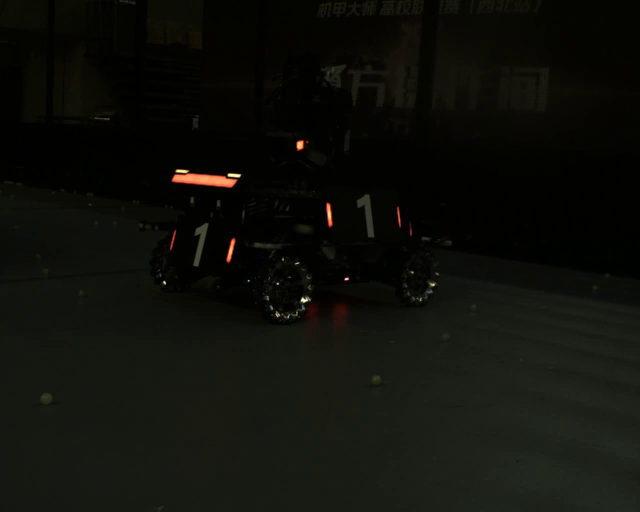
#> input picture asserts/example.png, 1280 x 1024 px, found by its file name (shown at 1/2 size)
$ python problem1.py
#> lines starting #> are read from the running program, lines starting #| are printed output that depends on the picture; after the words box and inside, x2 and y2 are one past the last pixel; in counts of white or black regions, pixels touching at a corner belong together
import cv2
import numpy as np

img_first = cv2.imread(r"/RM/asserts/example.png")
#> img_first is the input picture: shape (1024, 1280, 3); mean B, G, R 10, 15.5, 14.8
#图片去噪
#中值滤波
img_denoise1 = cv2.medianBlur(img_first,3)
#非局部均值去噪 (Non-Local Means, NLM)src: 输入图, h: 过滤强度(通常10), hColor: 颜色分量强度(通常10), templateWindowSize: 奇数(7), searchWindowSize: 奇数(21)
img_denoise2=cv2.fastNlMeansDenoisingColored(img_denoise1,None, 10, 10, 7, 21)
# #双边滤波(Bilateral Filtering)d: 直径, sigmaColor: 颜色差异阈值, sigmaSpace: 空间距离阈值
img_denoise3=cv2.bilateralFilter(img_denoise2, 9, 75, 75)
# cv2.imwrite("denoise_result.png",img_denoise3)
# cv2.imshow("denoise_result",img_denoise3)
#HSV检测
hsv = cv2.cvtColor(img_denoise2, cv2.COLOR_BGR2HSV)
#> hsv: shape (1024, 1280, 3); mean H, S, V 36.4, 151.2, 15.6
lower_red = np.array([0,137,80])    # HSV 下限
upper_red = np.array([100, 225, 255])  # HSV 上限
mask = cv2.inRange(hsv, lower_red, upper_red)
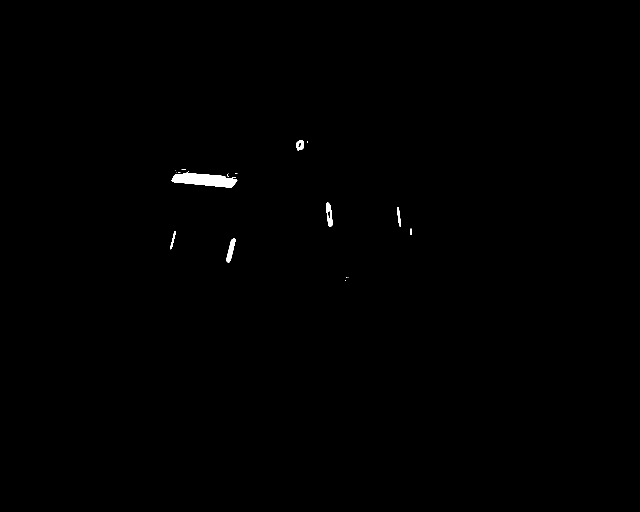
#> mask: shape (1024, 1280) (shown at 1/2 size); 0.29% white; 18 white regions (11 under 20 px), largest, box (x1, y1, x2, y2) and area: (343, 342, 475, 375) 2452, (453, 476, 471, 526) 416, (653, 405, 665, 454) 355
img_hsv = cv2.bitwise_and(img_denoise2, img_denoise2, mask=mask)
# cv2.imshow("HSV_result",img_hsv)
#图形检测
imgContour = img_hsv.copy()
def getContours(img):
    contours, hierarchy = cv2.findContours(img, cv2.RETR_EXTERNAL, cv2.CHAIN_APPROX_NONE)
    for cnt in contours:
        # 找面积
        area = cv2.contourArea(cnt)
        if area > 400:
        # 找周长
           perimeter = cv2.arcLength(cnt, True)
        #确定近似轮廓
           approx = cv2.approxPolyDP(cnt, 0.03* perimeter, True)
           if len(approx)==4:
               points = approx.reshape(4, 2)
               cv2.polylines(imgContour, [points], True, (0, 255, 0), 2)
               for pt in points:
                   cv2.circle(imgContour, (pt[0], pt[1]), 4, (0, 0, 255), -1)

imgGray = cv2.cvtColor(img_hsv, cv2.COLOR_BGR2GRAY)
_, imgThresh = cv2.threshold(imgGray, 150, 255, cv2.THRESH_BINARY)
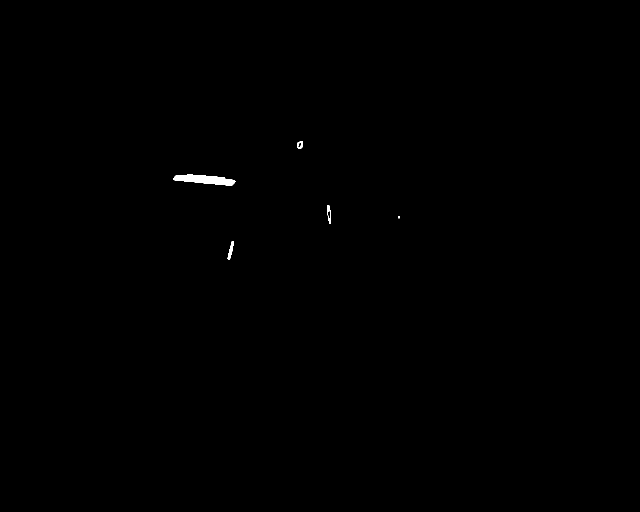
#> imgThresh: shape (1024, 1280) (shown at 1/2 size); 0.17% white; 5 white regions (1 under 20 px), largest, box (x1, y1, x2, y2) and area: (347, 349, 471, 372) 1700, (455, 482, 468, 520) 208, (654, 410, 662, 448) 151, (594, 283, 606, 298) 105
imgBlur = cv2.GaussianBlur(imgGray, (5, 5), 0)
imgCanny = cv2.Canny(imgBlur, 50, 50)
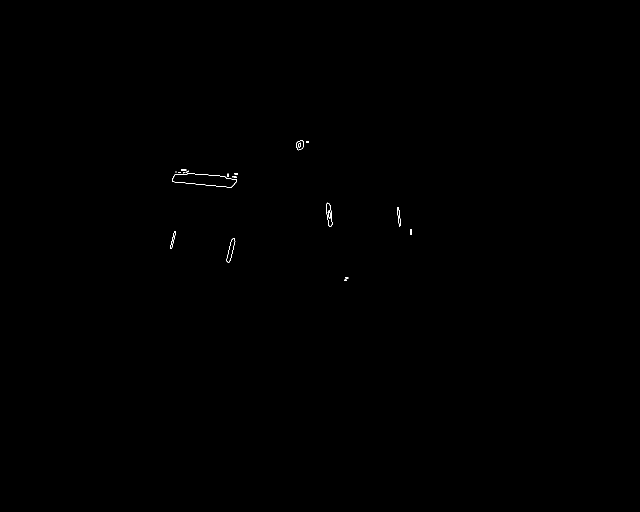
#> imgCanny: shape (1024, 1280) (shown at 1/2 size); 0.07% white in thin lines or dots, all inside (x1, y1, x2, y2) = (340, 281, 824, 562)
getContours(imgCanny)
#> in getContours, `contours, hierarchy = cv2.findContours(img, cv2.RETR_EXTERNAL, cv2.CHA..`: contours = 21 contours, 16 with area under 20; largest, box (x1, y1, x2, y2) and area: (344, 345, 474, 375) 2278, (653, 405, 665, 454) 355, (453, 476, 471, 525) 344, (593, 281, 607, 301) 204, (820, 458, 824, 470) 33
#> the loop in getContours, `for cnt in contours:` made 21 passes
#> (area, perimeter, points) on pass 11: (2278, 291.4, [[344, 358], [453, 374], [473, 362], [375, 345]])
#> area on passes 3, 5, 7, 21: 343.5, 33, 355, 204.5
#> after the loop in getContours, `for cnt in contours:`:
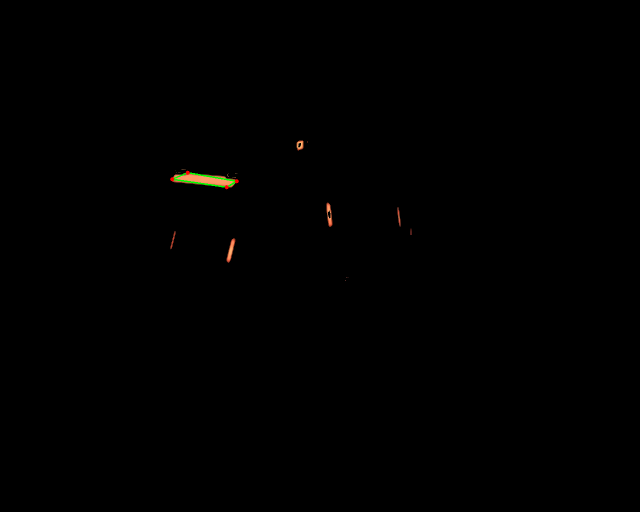
#> imgContour: shape (1024, 1280, 3) (shown at 1/2 size); mean B, G, R 0.2, 0.4, 0.5
cv2.imshow("img_con",imgContour)
cv2.imwrite('results/problems1_result.jpg', imgContour)
cv2.waitKey(0)
